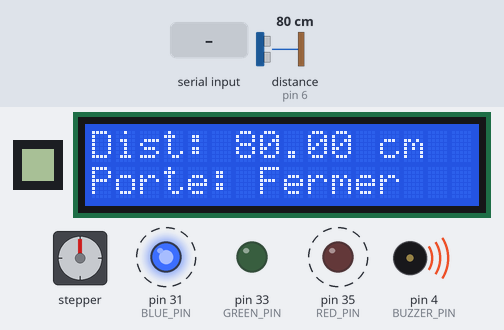
Bench run of a sketch on a simulated Arduino Mega 2560, built with avr-gcc and run on an emulated ATmega2560. Shown: 8×8 one-colour display, 16×2 character LCD, stepper motor, output pins drawn as LEDs (lit = HIGH), buzzer (waves = sounding, pin HIGH). Dashed ring = blinking. The inputs (shaded band) are chosen by the test bench; at power-on: distance to the obstacle (sensor on pin 6) 80 cm. The echo pulse lasts 58.3 µs per cm; stepper angles assume 2048 steps per turn; what the sketch prints to the serial monitor is not drawn.

Above: at 2.58 s.
2.8 s: distance to the obstacle (sensor on pin 6) set to 2 cm
At 4.58 s:
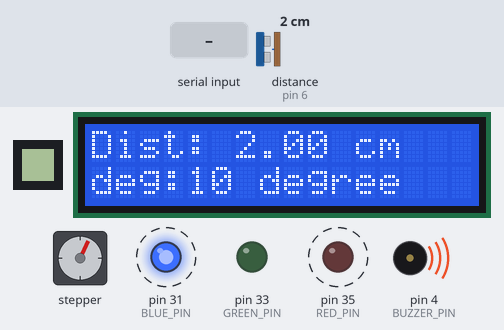
4.7 s: "alm;1\n" received over Serial
At 4.9 s:
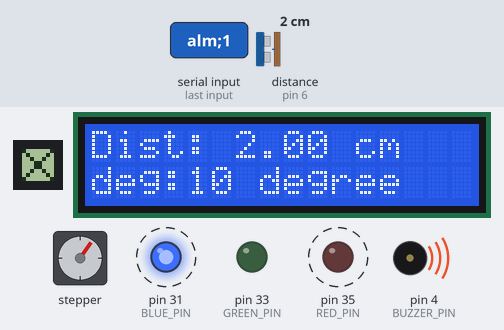
7.1 s: distance to the obstacle (sensor on pin 6) set to 13 cm
At 8.59 s:
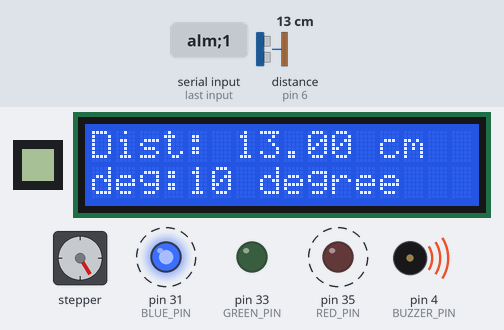
9.4 s: distance to the obstacle (sensor on pin 6) set to 16 cm
At 9.47 s:
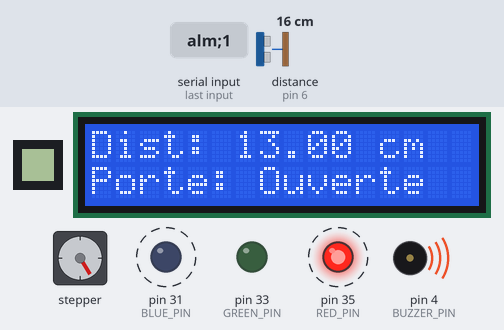
12.4 s: "g_dist\n" received over Serial
At 12.8 s:
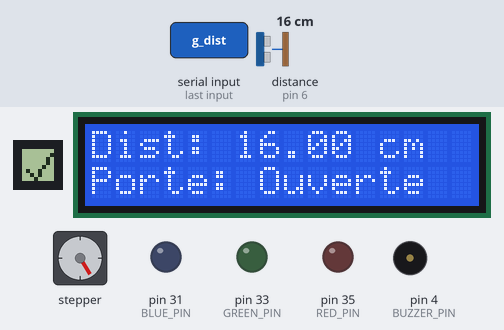
13.9 s: distance to the obstacle (sensor on pin 6) set to 250 cm
At 17.84 s:
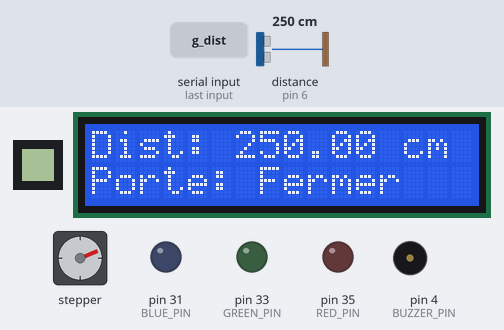
Timing chart, 0 to 19.0 s (numbered marks = the images above; inputs shaded):
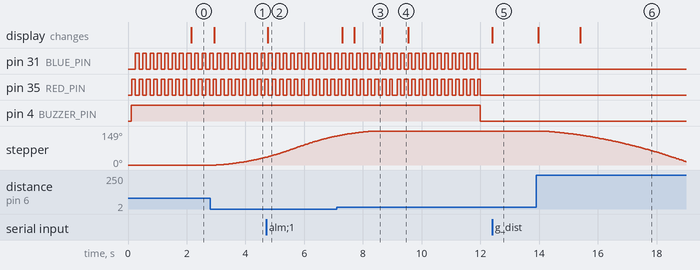

The sketch:

Labo05_maison_intelligente.ino
```cpp
#include <AccelStepper.h>
#include <HCSR04.h>
#include "Alarme.h"
#include "Gyrophare.h"
#include <LCD_I2C.h>
#include <Wire.h>
#include "MaisonIntelligente.h"
#include <U8g2lib.h>

#define RED_PIN 35
#define GREEN_PIN 33
#define BLUE_PIN 31
#define TRIGGER_PIN 7
#define BUZZER_PIN 4
#define ECHO_PIN 6
#define MOTOR_INTERFACE_TYPE 4
#define IN_1 9
#define IN_2 10
#define IN_3 11
#define IN_4 12
#define CLK_PIN 30
#define DIN_PIN 34
#define CS_PIN 32

HCSR04 hc(TRIGGER_PIN, ECHO_PIN);
LCD_I2C lcd(0x27, 16, 2);
AccelStepper myStepper(MOTOR_INTERFACE_TYPE, IN_1, IN_3, IN_2, IN_4);
Gyrophare gyrophare(RED_PIN, GREEN_PIN, BLUE_PIN);
Alarme alarme(BUZZER_PIN, HIGH, LOW, &gyrophare);


U8G2_MAX7219_8X8_F_4W_SW_SPI u8g2(
  U8G2_R0,             // rotation
  /* clock=*/CLK_PIN,  // pin Arduino reliée à CLK (horloge)
  /* data=*/DIN_PIN,   // pin Arduino reliée à DIN (données)
  /* cs=*/CS_PIN,      // pin Arduino reliée à CS (chip select)
  /* dc=*/U8X8_PIN_NONE,
  /* reset=*/U8X8_PIN_NONE);

enum SystemState { DEMARRAGE,
                   MESURE_DISTANCE,
                   AFFICHAGE };
SystemState currentState = DEMARRAGE;
float currentDistance = 0.0;
MaisonIntelligente maison(&currentDistance);
const int maxDegreeA = 360;
const int lowestValue = 1;
const int maxValue = 2038.0;
const int maxDegreeB = 170.0;
const int minDegreeB = 10.0;
float MaxStep = maxDegreeB * (maxValue / maxDegreeA);
float MinStep = 0.0;
int initialPos = 0;
int currentDegree = 10;
bool ouvrir = false;
static bool active = false;
static unsigned long lastAlarmeTime = 0;
static unsigned long lastDisplayTime = 0;
static unsigned long lastDistanceTime = 0;
const unsigned long DISPLAY_INTERVAL = 100;
const unsigned long DISTANCE_INTERVAL = 50;
unsigned long currentTime;
float MinValidDist = 30.0;
float MaxValidDist = 60.0;
float MinAlarmeDist = 15.0;
int alarmeDist;
const unsigned long AlarmeInt = 3000;
unsigned long DisableTime = 2000;
static unsigned long disableTime = 0;
int zero = 0;
void setup() {
  maison.initDisplay(&u8g2);
  Serial.begin(115200);
  pinMode(RED_PIN, OUTPUT);
  pinMode(GREEN_PIN, OUTPUT);
  pinMode(BLUE_PIN, OUTPUT);
  lcd.begin();
  lcd.backlight();
  myStepper.enableOutputs();
  myStepper.setMaxSpeed(800);
  myStepper.setAcceleration(120);
  myStepper.setSpeed(200);
  myStepper.moveTo(MinStep);
  displayStartup();
}

void displayStartup() {
  lcd.setCursor(0, 0);
  lcd.print("Labo 4A");
  lcd.setCursor(0, 1);
  lcd.print("etd:2412876");
  lastDisplayTime = millis();
}


void measureDistance() {
  float distance = hc.dist();
  if (distance > 0) {
    currentDistance = distance;
    if (currentDistance < MinValidDist && ouvrir == false) {
      Serial.print("jouvre la porte");
      ouvrir = true;
      controlDoor();
    }
  }
}
void callAlarme() {
  if (currentDistance < MinAlarmeDist && !active) {
    active = true;
    alarme.activer();
  } else {
    if (currentTime - lastAlarmeTime >= AlarmeInt && active) {
      active = false;
      lastAlarmeTime = currentTime;
      alarme.desactiver();
    }
  }
}

void controlDoor() {
  if (ouvrir && myStepper.currentPosition() < MaxStep) {
    myStepper.enableOutputs();
    myStepper.moveTo(MaxStep);
  } else if (!ouvrir && myStepper.currentPosition() > MinStep) {
    myStepper.enableOutputs();
    myStepper.moveTo(MinStep);
  }
  currentDegree = stepsToDegree(myStepper.currentPosition());
}


void lcdDisplay() {

  static String lastLine = "";
  String currentLine = "Dist: " + String(currentDistance) + " cm";
  if (currentLine != lastLine) {
    lcd.clear();
    lcd.setCursor(0, 0);
    lcd.print(currentLine);
    lastLine = currentLine;
  }
  lcd.setCursor(0, 1);

  if (currentDistance > MinValidDist) {
    lcd.print("Porte: ");
    lcd.print("Fermer");
  } else if (currentDistance < MinValidDist) {
    if (myStepper.currentPosition() == MaxStep) {
      lcd.print("Porte: ");
      lcd.print("Ouverte");
    } else {
      lcd.print("deg:");
      lcd.print(currentDegree);
      lcd.print(" degree");
    }
  }
}


void updateCommandInput() {
  MinValidDist = maison.getMinDist();
  MaxValidDist = maison.getMaxDist();
  alarmeDist = maison.getAlarmLimit();
  if (alarmeDist > zero) {
    MinAlarmeDist = alarmeDist;
  } else {
    MinAlarmeDist = 15.0;
  }
}


void loop() {
  maison.SerialCommand();
  maison.updateDisplay();
  updateCommandInput();
  currentTime = millis();

  if (myStepper.distanceToGo() == zero) {
    if ((currentDistance >= MaxValidDist) && (myStepper.currentPosition() >= MaxStep)) {
      myStepper.moveTo(-myStepper.currentPosition());
    }
    //static unsigned long disableTime = 0;
    if (currentTime - disableTime > DisableTime) {
      myStepper.disableOutputs();
    }
  } else {
    disableTime = currentTime;
  }
  myStepper.run();

  switch (currentState) {
    case DEMARRAGE:
      if (currentTime - lastDisplayTime >= DisableTime) {
        currentState = MESURE_DISTANCE;
        lcd.clear();
      }
      break;

    case MESURE_DISTANCE:
      if (currentTime - lastDistanceTime >= DISTANCE_INTERVAL) {
        lastDistanceTime = currentTime;
        measureDistance();
        currentState = AFFICHAGE;
      }
      break;

    case AFFICHAGE:
      if (currentTime - lastDisplayTime >= DISPLAY_INTERVAL) {
        lcdDisplay();
        lastDisplayTime = currentTime;
      }
      currentState = MESURE_DISTANCE;
      break;
  }
  callAlarme();
  alarme.update();
}

float stepsToDegree(float steps) {
  return ((steps - MinStep) / (MaxStep - MinStep)) * (maxDegreeB - minDegreeB) + minDegreeB;
}
```

Alarme.cpp
```cpp
#include "Alarme.h"

Alarme::Alarme(int pin, int high, int low, Gyrophare* gyrophare) {
  this->pin = pin;
  this->high = high;
  this->low = low;
  this->gyrophare = gyrophare;
  etat = Eteint;
  pinMode(pin, OUTPUT);
  digitalWrite(pin, low);
}

void Alarme::activer() {
  if (etat == Eteint) {
    digitalWrite(pin, high);
    etat = Allumer;
    gyrophare->allumer();
  }
}

void Alarme::desactiver() {
  if (etat == Allumer) {
    digitalWrite(pin, low);
    etat = Eteint;
    gyrophare->eteindre();
  }
}

void Alarme::update() {
  if (gyrophare) {
    gyrophare->update();
  }
}
```

Alarme.h
```cpp
#pragma once
#include <Arduino.h>
#include "Gyrophare.h"

enum EtatAlarme {
  Eteint,
  Allumer
};

class Alarme {
public:
  Alarme(int pin, int high, int low, Gyrophare* gyrophare);

  void activer();
  void desactiver();
  void update();

  EtatAlarme getEtat() {
    return etat;
  }

private:
  int pin;
  int high;
  int low;
  EtatAlarme etat;
  Gyrophare* gyrophare;
};
```

Gyrophare.cpp
```cpp
#include "Gyrophare.h"

Gyrophare::Gyrophare(int redPin, int greenPin, int bluePin) {
  this->redPin = redPin;
  this->greenPin = greenPin;
  this->bluePin = bluePin;

  pinMode(redPin, OUTPUT);
  pinMode(greenPin, OUTPUT);
  pinMode(bluePin, OUTPUT);
  eteindre();

  previousMillis = 0;
  currentColor = 0;
  isActive = false;
}

void Gyrophare::allumer() {
  isActive = true;
}

void Gyrophare::eteindre() {
  isActive = false;
  setColor(0, 0, 0);
}

void Gyrophare::setColor(int red, int green, int blue) {
  analogWrite(redPin, red);
  analogWrite(greenPin, green);
  analogWrite(bluePin, blue);
}

void Gyrophare::update() {
  if (!isActive) return;

  unsigned long currentMillis = millis();

  if (currentMillis - previousMillis >= interval) {
    previousMillis = currentMillis;

    if (currentColor == 0) {
      setColor(255, 0, 0);
      currentColor = 1;
    } else {
      setColor(0, 0, 255);
      currentColor = 0;
    }
  }
}
```

Gyrophare.h
```cpp
#pragma once
#include <Arduino.h>

class Gyrophare {
public:
  Gyrophare(int redPin, int greenPin, int bluePin);

  void allumer();
  void eteindre();
  void setColor(int red, int green, int blue);
  void update();

private:
  int redPin;
  int greenPin;
  int bluePin;

  unsigned long previousMillis;
  const long interval = 125;
  int currentColor;
  bool isActive;
};
```

MaisonIntelligente.cpp
```cpp
#include "MaisonIntelligente.h"
#include <U8g2lib.h>


MaisonIntelligente::MaisonIntelligente(float* currentDistance) {
  Distance = currentDistance;
}


void MaisonIntelligente::setMaxDist(int dist) {
  maxDist = dist;
}
int MaisonIntelligente::getMaxDist() const {
  return maxDist;
}

void MaisonIntelligente::setAlarmLimit(int dist) {
  alarmLimit = dist;
}
int MaisonIntelligente::getAlarmLimit() const {
  return alarmLimit;
}

void MaisonIntelligente::setMinDist(int dist) {
  minDist = dist;
}
int MaisonIntelligente::getMinDist() const {
  return minDist;
}

void MaisonIntelligente::SerialCommand() {
  if (Serial.available()) {
    command = Serial.readStringUntil('\n');
    command.trim();
    if (command.length() > zero) {
      traiterCommande(command);
    }
  }
}
bool MaisonIntelligente::isNumber(const String& str) {
  if (str.length() == zero) return false;

  int startIndex = zero;
  if (str.charAt(zero) == '-' || str.charAt(zero) == '+') {
    if (str.length() == 1) return false;
  }

  for (int i = startIndex; i < str.length(); i++) {
    if (!isDigit(str.charAt(i))) {
      return false;
    }
  }

  return true;
}


void MaisonIntelligente::traiterCommande(const String& commande) {
  if (commande == "g_dist") {
    Serial.println(*Distance);
    afficherCheck();
    return;
  }

  if (commande.startsWith("cfg;")) {
    String option, action, valeur;
    decomposerCommande(commande, option, action, valeur);
    executerAction(option, action, valeur);
  } else {
    Serial.println("Commande inconnue!");
    afficherCross();
  }
}

void MaisonIntelligente::decomposerCommande(const String& commande, String& option, String& action, String& valeur) {
  int i1 = commande.indexOf(';');
  int i2 = commande.indexOf(';', i1 + 1);
  int i3 = commande.indexOf(';', i2 + 1);

  option = commande.substring(0, i1);
  action = commande.substring(i1 + 1, i2);
  valeur = commande.substring(i2 + 1);
}


void MaisonIntelligente::executerAction(const String& option, const String& action, const String& valeur) {
  if (!isNumber(valeur)) {
    afficherCross();
    return;
  }

  int val = valeur.toInt();


  if (action == "alm") {
    afficherCheck();
    setAlarmLimit(val);
    Serial.print("Configure la distance de détection de l’alarme à : ");
    Serial.print(val);
    Serial.println(" cm");

  } else if (action == "lim_inf") {
    if (val < maxDist) {
      afficherCheck();
      setMinDist(val);
      Serial.print("Il configure sa limite inférieure du moteur a : ");
      Serial.println(val);
    } else {
      afficherErreur();
      Serial.println("Erreur : Limite inférieure >= limite supérieure.");
    }

  } else if (action == "lim_sup") {
    if (val > minDist) {
      afficherCheck();
      setMaxDist(val);
      Serial.print("Il configure sa Limite supérieure du moteur a : ");
      Serial.println(val);
    } else {
      afficherErreur();
      Serial.println("Erreur : Limite supérieure <= limite inférieure.");
    }

  } else {
    afficherErreur();
    Serial.println("Action inconnue !");
  }
}

void MaisonIntelligente::initDisplay(U8G2_MAX7219_8X8_F_4W_SW_SPI* display) {
  u8g2 = display;
  u8g2->begin();
  u8g2->setContrast(contrast);
}
void MaisonIntelligente::afficherCheck() {
  u8g2->clearBuffer();
  u8g2->drawLine(1, 5, 3, 7);
  u8g2->drawLine(3, 7, 7, 1);
  u8g2->sendBuffer();

  displayStartTime = millis();
  displayState = CHECK;
  isDisplaying = true;
}

void MaisonIntelligente::afficherErreur() {
  u8g2->clearBuffer();
  u8g2->drawCircle(3, 3, 3);
  u8g2->drawLine(0, 0, 7, 7);
  u8g2->sendBuffer();

  displayStartTime = millis();
  displayState = ERROR;
  isDisplaying = true;
}
void MaisonIntelligente::afficherCross() {
  u8g2->clearBuffer();
  u8g2->drawLine(7, 7, 0, 0);
  u8g2->drawLine(0, 7, 7, 0);
  u8g2->sendBuffer();

  displayStartTime = millis();
  displayState = CROSS;
  isDisplaying = true;
}

void MaisonIntelligente::updateDisplay() {
  if (isDisplaying && (millis() - displayStartTime >= interval)) {
    u8g2->clear();
    isDisplaying = false;
    displayState = NONE;
  }
}
```

MaisonIntelligente.h
```cpp
#pragma once
#include <string.h>
#include <arduino.h>
#include <U8g2lib.h>


class MaisonIntelligente {
public:
  MaisonIntelligente();
  MaisonIntelligente(float* currentDistance);
  void initDisplay(U8G2_MAX7219_8X8_F_4W_SW_SPI* display);

  void setMinDist(int dist);
  int getMinDist() const;

  void setMaxDist(int dist);
  int getMaxDist() const;

  void setAlarmLimit(int dist);
  int getAlarmLimit() const;

  void SerialCommand();

  void updateDisplay();

private:
  int zero = 0;
  int contrast = 200;
  long interval = 3000;
  float* Distance;
  String command;
  int minDist = 30;
  int maxDist = 60;
  int alarmLimit;
  bool cmdReceived;
  void traiterCommande(const String& commande);
  void decomposerCommande(const String& commande, String& option, String& action, String& valeur);
  void executerAction(const String& option, const String& action, const String& valeur);
  unsigned long displayStartTime = 0;
  bool isDisplaying = false;
  enum DisplayState { NONE,
                      CHECK,
                      ERROR,
                      CROSS } displayState = NONE;
  U8G2_MAX7219_8X8_F_4W_SW_SPI* u8g2;
  void afficherCheck();
  void afficherErreur();
  void afficherCross();
  bool isNumber(const String& str);
};
```

Measured:
- the behaviour switches between 14 and 15 cm on distance to the obstacle (sensor on pin 6) (found by bisection; images 3 and 4)
- after the input at 2.8 s, pin 4 (BUZZER_PIN): stays HIGH (without the input it goes to LOW after 0.20 s); stepper: keeps turning clockwise at about 20°/s, starting after 0.20 s; the display: changes after 0.14 s (image 1)
- after the input at 4.7 s, the display: changes after 0.05 s (image 2)
- after the input at 9.4 s, pin 31 (BLUE_PIN): goes on until 11.9 s, then stays LOW; pin 4 (BUZZER_PIN): HIGH → LOW after 2.6 s
- after the input at 12.4 s, the display: changes at once (image 5)
- after the input at 13.9 s, stepper: keeps turning counter-clockwise at about 27°/s, starting after 0.14 s; the display: first changes after 0.07 s (image 6 shows a later state)
- by itself, pin 31 (BLUE_PIN), pin 35 (RED_PIN): alternates HIGH for 0.12 s and LOW for 0.12 s
